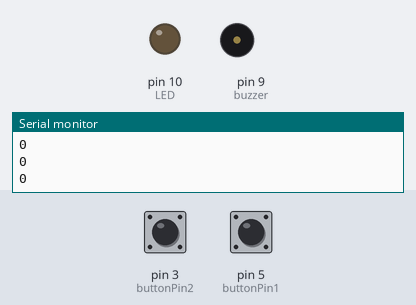
Recording of a sketch running on a simulated Arduino Uno, built with avr-gcc and run on an emulated ATmega328P. Parts: output pins drawn as LEDs (lit = HIGH), buzzer (waves = sounding, pin HIGH), the last lines printed to the serial monitor. The inputs (shaded band) are chosen by the test bench; at power-on: pin 5 (buttonPin1) HIGH, pin 3 (buttonPin2) HIGH.

Above: at 1.2 s.
1.3 s: pin 5 (buttonPin1) pulled LOW for 1 s
At 2.7 s:
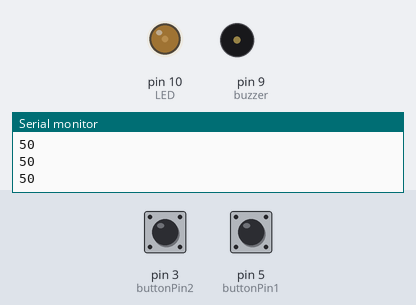
4.3 s: pin 3 (buttonPin2) pulled LOW for 3.2 s
At 5.35 s:
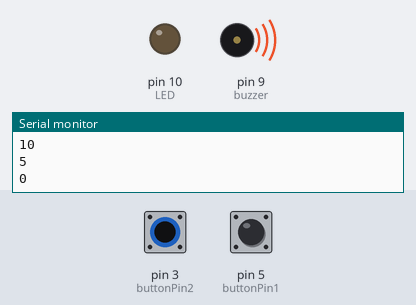
9.0 s: pin 5 (buttonPin1) pulled LOW for 3.2 s
At 13.1 s:
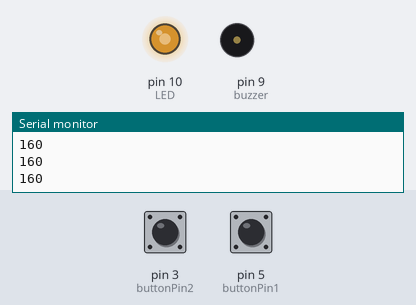
13.7 s: pin 5 (buttonPin1) pulled LOW for 1 s
At 15.2 s:
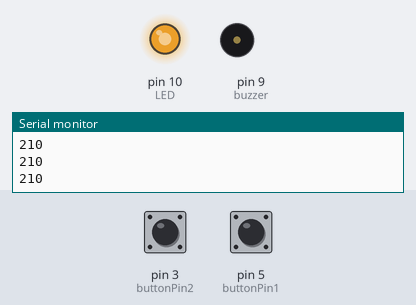
16.7 s: pin 5 (buttonPin1) pulled LOW for 3.2 s
At 17.67 s:
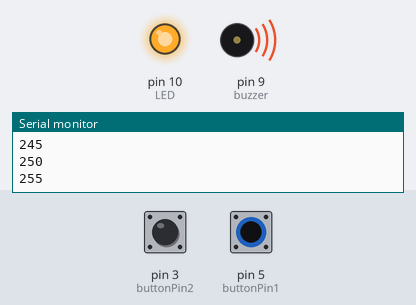
Timing chart, 0 to 21.4 s (numbered marks = the images above; inputs shaded):
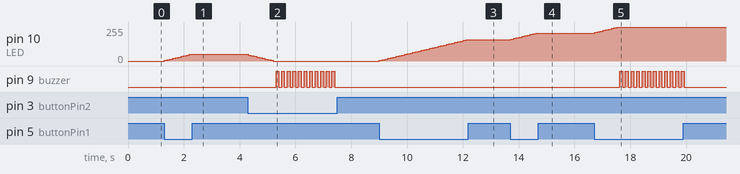

The sketch:

button_dimming.ino
```cpp
int buzzer =9;
int buttonPin1 =5;
int buttonPin2 =3;
int LED =10;
int dt = 100;
int button1;
int button2;
int brightness;
void setup() {
  // put your setup code here, to run once:
Serial.begin(9600);
pinMode(LED,OUTPUT);
pinMode(buttonPin1,INPUT);
pinMode(buttonPin2,INPUT);
pinMode(buzzer,OUTPUT);
}

void loop() {
  // put your main code here, to run repeatedly:
button1 = digitalRead(buttonPin1);
button2 = digitalRead(buttonPin2);
if (button1==0){
  brightness+=5;
  }
if (button2==0){
   brightness-=5;
   }
 if (brightness>255){
   brightness=255;
   digitalWrite(buzzer,1);
   delay(dt);
   digitalWrite(buzzer,0);
   }
   if (brightness<0){
   brightness=0;
   digitalWrite(buzzer,1);
   delay(dt);
   digitalWrite(buzzer,0);
   }
 analogWrite(LED,brightness);

Serial.println(brightness);
delay(dt);
}
```

Measured:
- after the input at 1.3 s, pin 10 (LED): moves from 0/255 to 50/255 over 0.90 s, starting at once
- after the input at 4.3 s, pin 10 (LED): moves from 50/255 to 0/255 over 0.90 s, starting at once; pin 9 (buzzer): alternates HIGH for 0.10 s and LOW for 0.10 s, 22 changes in all, then stays LOW, starting after 1.0 s
- after the input at 9.0 s, pin 10 (LED): moves from 0/255 to 160/255 over 3.1 s, starting at once
- after the input at 13.7 s, pin 10 (LED): moves from 160/255 to 210/255 over 0.90 s, starting at once
- after the input at 16.7 s, pin 10 (LED): moves from 210/255 to 255/255 over 0.80 s, starting at once; pin 9 (buzzer): alternates HIGH for 0.10 s and LOW for 0.10 s, 24 changes in all, then stays LOW, starting after 0.93 s
